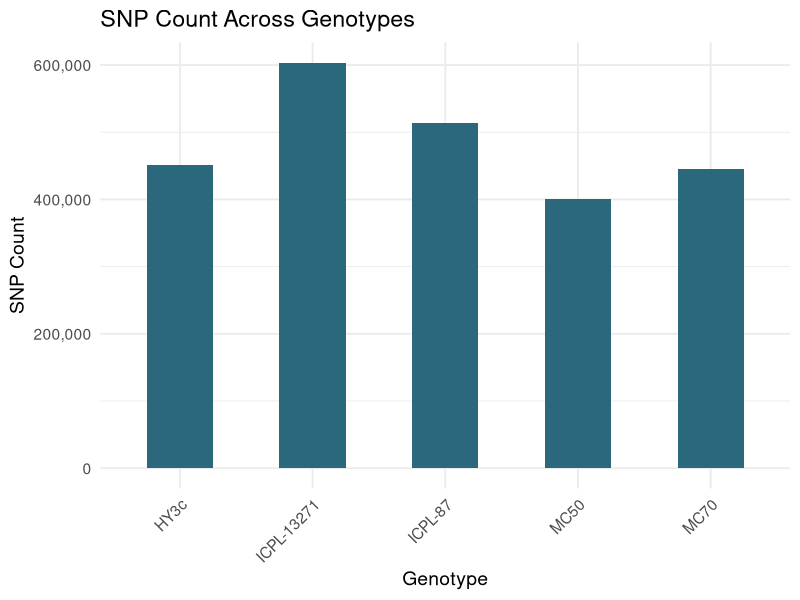

The R source for this figure:

library(ggplot2)
library(scales)

df <- data.frame(
  Genotype = c("HY3c", "MC50", "MC70", "ICPL-13271", "ICPL-87"),
  SNPs = c(451472, 400630, 445084, 603577, 513541)
)

ggplot(df, aes(x = Genotype, y = SNPs)) +
  geom_bar(stat = "identity", width = 0.5, fill = "#2B687C") +   # narrower bars + neutral color
  scale_y_continuous(labels = comma) +                         # readable y-axis (with commas)
  labs(title = "SNP Count Across Genotypes",
       x = "Genotype",
       y = "SNP Count") +
  theme_minimal(base_size = 14) +
  theme(axis.text.x = element_text(angle = 45, hjust = 1))
